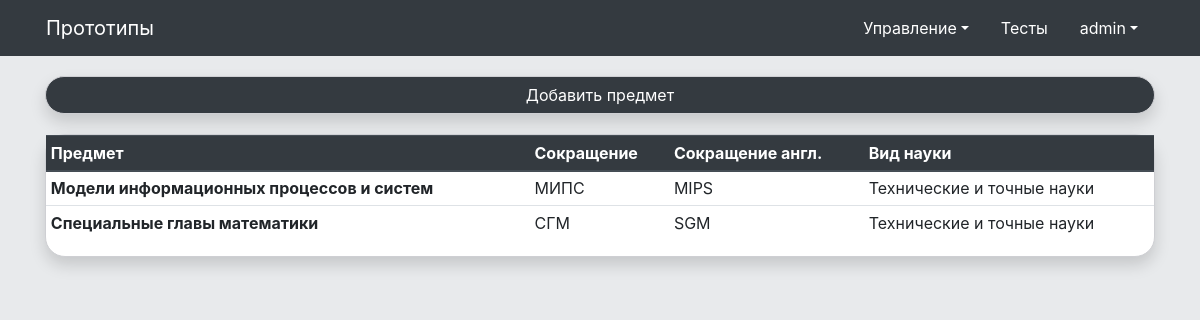
Page /adm/predmets (signed in) on the committed database.
### prototipe/models.py (models this page shows, shortened)
class predmet(models.Model):
    predmet_name = models.CharField('Название предмета', max_length=256, default=None, unique=True)
    predmet_name_sokr = models.CharField('Название предмета сокращенно', max_length=20, default=None, unique=True)
    predmet_name_sokr_translite = models.CharField('Название предмета сокращенно англ', max_length=30, default=None,
                                                   blank=True, unique=True)
    type_sciences_id = models.ForeignKey(type_sciences, on_delete=models.CASCADE, verbose_name='Наука', default=None)
    class Meta:
        verbose_name = 'Предмет'
        verbose_name_plural = 'Предметы'
        db_table = 'predmet'

class type_sciences(models.Model):
    sciences_name = models.CharField('Название науки', max_length=100, default=None)
    expert_count = models.PositiveSmallIntegerField('Число экспертов', default=0)
    class Meta:
        verbose_name = 'Вид науки'
        verbose_name_plural = 'Виды наук'
        db_table = 'type_sciences'

### prototipe/views.py (the view, shortened to what this page needs)
# urls.py: path('adm/predmets', views.predmets_admin),
def predmets_admin(request):
    arguments = {}
    if request.user.is_authenticated and has_group(request.user, 'Администратор'):
        if request.method == 'GET':
            arguments.update(predmets=predmet.objects.all().order_by('predmet_name'))
            arguments.update(type_sciences=type_sciences.objects.all().order_by('sciences_name'))
            return render(request, 'prototipe/admin/predmets.html', {'arguments': arguments})
        else:
            return HttpResponse('405 Method Not Allowed', status=405)
    else:
        return redirect('/')

### prototipe/templatetags/tags_jinja.py (called while the page is built)
@register.filter(name='has_group')
def has_group(user, group_name):
    group = Group.objects.get(name=group_name)
    return True if group in user.groups.all() else False

### prototipe/views.py (called while the page is built)
def has_group(user, group_name):
    from django.contrib.auth.models import Group
    group = Group.objects.get(name=group_name)
    return True if group in user.groups.all() else False

### prototipe/templates/prototipe/admin/predmets.html (shortened to what this page needs)
{% extends 'base.html' %}
{% load tags_jinja %}
{% block content %}
    <div class="container">
        {% if user|has_group:"Администратор" %}
            <button type="button" class="btn btn-dark btn-block my_border" role="button" data-toggle="modal"
                    data-target="#AddModal">
                Добавить предмет
            </button>
        {% endif %}
        {% if arguments.predmets %}
            <div class="my_border" style="background: white">
                <table class="table table-sm table-hover">
                    <thead class="thead-dark">
                    <tr>
                        <th scope="col">Предмет</th>
                        <th scope="col">Сокращение</th>
                        <th scope="col">Сокращение англ.</th>
                        <th scope="col">Вид науки</th>
                    </tr>
                    </thead>
                    <tbody>
                    {% for predmet in arguments.predmets %}
                        <tr role="button" data-toggle="modal" data-target="#EditModal_{{ predmet.id }}">
                            <th scope="row" data-toggle="tooltip" data-placement="bottom"
                                title="Нажмите для редактирования">{{ predmet.predmet_name }}</th>
                            <td data-toggle="tooltip" data-placement="bottom"
                                title="Нажмите для редактирования">{{ predmet.predmet_name_sokr }}</td>
                            <td data-toggle="tooltip" data-placement="bottom"
                                title="Нажмите для редактирования">{{ predmet.predmet_name_sokr_translite }}</td>
                            <td data-toggle="tooltip" data-placement="bottom"
                                title="Нажмите для редактирования">{{ predmet.type_sciences_id.sciences_name }}</td>
                        </tr>
                    {% endfor %}
                    </tbody>
                </table>
            </div>
        {% else %}
            <div class="alert alert-danger my_border">
                Нет предметов в базе!
            </div>
        {% endif %}
    </div>
{% endblock %}

### templates/base.html (shortened to what this page needs)
<!doctype html>
{% load static %}
{% load tags_jinja %}
<html lang="en">
<head>
    <link rel="stylesheet" href="https://stackpath.bootstrapcdn.com/bootstrap/4.3.1/css/bootstrap.min.css"
>
    <link rel="stylesheet" href="{% static 'css/style.css' %}"/>
    <link rel="stylesheet" href="{% static 'css\fontawesome\all.min.css' %}"/>
    <link rel="stylesheet" href="https://cdnjs.cloudflare.com/ajax/libs/Chart.js/2.9.3/Chart.min.css"
/>
</head>
<body style="background-color:#e8eaec">
<div class="bg-dark header d-print-none" style="z-index: 10000" id="navbar">
    <nav class="container navbar navbar-expand-lg navbar-dark bg-dark">
        <a class="navbar-brand" href="/">Прототипы</a>
        <div class="collapse navbar-collapse" id="navbarSupportedContent" style="justify-content: flex-end;">
            <ul class="nav bg-dark">
                {% if user.is_authenticated %}
                    {% if user|has_group:"Преподаватель" or user|has_group:"Администратор" %}
                        <li class="nav-item dropdown">
                            <a class="nav-link dropdown-toggle" style="color:white" data-toggle="dropdown" role="button"
                               aria-haspopup="true"
                               aria-expanded="false">Управление</a>
                        </li>
                    {% endif %}
                    <li class="nav-item">
                        <a class="nav-link text-white" href="/tests">Тесты</a>
                    </li>
                    <li class="nav-item dropdown">
                        <a class="nav-link dropdown-toggle" style="color:white" data-toggle="dropdown" role="button"
                           aria-haspopup="true"
                           aria-expanded="false">{{ user }}</a>
                    </li>
                {% endif %}
            </ul>
        </div>
    </nav>
</div>
{% block content %}{% endblock %}
</body>
</html>

### static/css/style.css (style rules this page uses)
.my_border { margin-bottom: 20px; border: 1px solid #cecfd3!important; border-radius: 20px 20px 20px 20px; margin-top: 20px; box-shadow: 0 .5rem 1rem rgba(0,0,0,.15)!important; }

### rows in the picture
predmet: predmet_name "Модели информационных процессов и систем", predmet_name_sokr "МИПС", predmet_name_sokr_translite "MIPS", type_sciences_id.sciences_name "Технические и точные науки"
predmet: predmet_name "Специальные главы математики", predmet_name_sokr "СГМ", predmet_name_sokr_translite "SGM", type_sciences_id.sciences_name "Технические и точные науки"

### other values in the picture
{{ user }} "admin"
